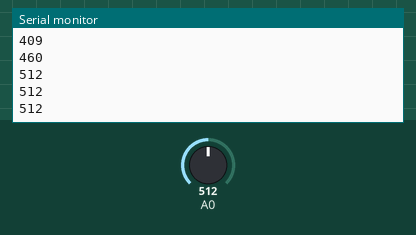
Recording of a sketch running on a simulated Arduino Uno, built with avr-gcc and run on an emulated ATmega328P. Parts: the last lines printed to the serial monitor. The test bench sets the inputs (shaded band); at power-on: A0 = 512.

Above: at 1.2 s.
1.3 s: A0 set to 716
At 1.31 s:
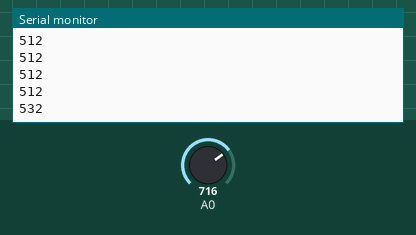
2.8 s: A0 set to 900
At 2.82 s:
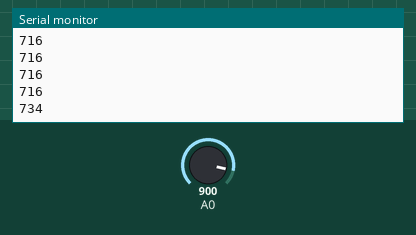
Timing chart, 0 to 5.8 s (numbered marks = the images above; inputs shaded):
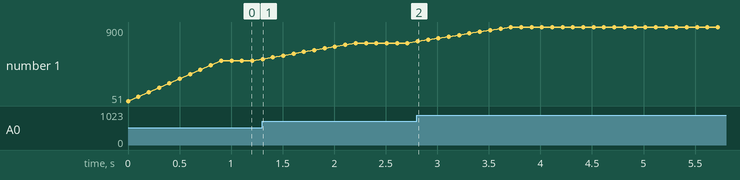

The sketch:

moyenne-glissante.ino
```cpp
const int N = 10; //number of value un buffer

int buff[N];
int index = 0;
long sum = 0;
int average = 0;

void setup() {
  Serial.begin(9600);
  for (int i = 0; i < N; i++) {
    buff[i] = 0;
  }
}

void loop() {
  int newVal = analogRead(A0);

  sum -= buff[index];
  buff[index] = newVal;
  sum += newVal;
  index = (index + 1) % N;
  average = sum / N;

  Serial.println(average);

  delay(100);
}
```

Measured:
- after the input at 1.3 s, the serial monitor: prints a new line at once (image 1)
- after the input at 2.8 s, the serial monitor: prints a new line at once (image 2)
- plotted number 1: 512 → 716 after the input at 1.3 s, 716 → 900 after the input at 2.8 s
